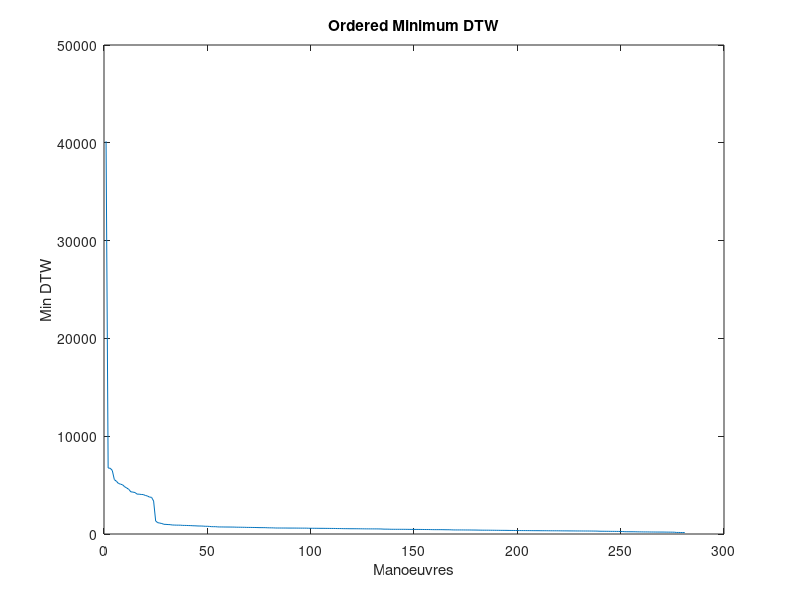

The MATLAB source for this figure: (Note: this script raises an error after producing the figure.)

%% download drtoolbox

addpath('.\drtoolbox')

%% The Dynamic Time warping distances for the 281 manoeuvres in the Cyclic tests

dtw_distance = csvread('Cyclic_dtw_distances.csv');

%% K-nearest neighbour to choose epsilon for DBSCAN

[mIdx,mD] = knnsearch(dtw_distance,dtw_distance,'K',10,'Distance','euclidean');

    [outDTW, idDTW] = sort(mean(mD,2), 'descend');
    h = figure();
    plot(outDTW)
    %hline(1000, 'r')
    title('Ordered Minimum DTW')
    xlabel('Manoeuvres') % x-axis label
    ylabel('Min DTW')
    
%% DBSCAN    

epsilon = 1000;
min_clust = 10;
[C, ptsC, centres] = dbscan(dtw_distance, epsilon, min_clust);

%%%%%%%%%%%%%%%%%%%%%%%%%%%%%%%%%
%% Projections using drtoolbox %%
%%%%%%%%%%%%%%%%%%%%%%%%%%%%%%%%%

%% Projections - Laplacian 
%{
[mappedX, mapping] = compute_mapping(dtw_distance, 'Laplacian', 2);

%[mappedX, mapping] = compute_mapping(X, 'Laplacian', no_dims, 7);
figure, gscatter(mappedX(:,1), mappedX(:,2), ptsC); title('Result of Laplacian Eigenmaps'); drawnow

%% Projection - Isomap

[mappedX, mapping] = compute_mapping(dtw_distance, 'Isomap', 2);

%[mappedX, mapping] = compute_mapping(X, 'Laplacian', no_dims, 7);
figure, gscatter(mappedX(:,1), mappedX(:,2), ptsC); title('Result of Isomap'); drawnow

%% Projection - KernelPCA

[mappedX, mapping] = compute_mapping(dtw_distance, 'KernelPCA', 2);

%[mappedX, mapping] = compute_mapping(X, 'Laplacian', no_dims, 7);
figure, gscatter(mappedX(:,1), mappedX(:,2), ptsC); title('Result of KernelPCA'); drawnow

%% Projection - MDS

[mappedX, mapping] = compute_mapping(dtw_distance, 'MDS', 2);

%[mappedX, mapping] = compute_mapping(X, 'Laplacian', no_dims, 7);
figure, gscatter(mappedX(:,1), mappedX(:,2), ptsC); title('Result of MDS'); drawnow
%}

%% Projection - tSNE

ptsC(find(ptsC==0))=-1;
[mappedX, mapping] = compute_mapping(dtw_distance, 'tSNE', 2);

%[mappedX, mapping] = compute_mapping(X, 'Laplacian', no_dims, 7);
figure, gscatter(mappedX(:,1), mappedX(:,2), ptsC); title('Result of tSNE for Cyclic Data'); drawnow

%{
%% Projection - Sammon

[mappedX, mapping] = compute_mapping(dtw_distance, 'Sammon', 2);

%[mappedX, mapping] = compute_mapping(X, 'Laplacian', no_dims, 7);
figure, gscatter(mappedX(:,1), mappedX(:,2), ptsC); title('Result of Sammon'); drawnow

%}

%csvwrite('tSNE_mapping_cyclic.csv',mappedX)
%csvwrite('cyclic_clusters', ptsC);